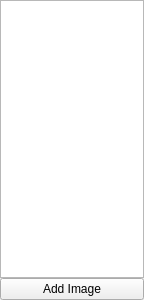
<?xml version="1.0" encoding="UTF-8"?>
<ui version="4.0">
 <class>ImageList</class>
 <widget class="QWidget" name="ImageList">
  <property name="geometry">
   <rect>
    <x>0</x>
    <y>0</y>
    <width>144</width>
    <height>300</height>
   </rect>
  </property>
  <property name="sizePolicy">
   <sizepolicy hsizetype="Preferred" vsizetype="Preferred">
    <horstretch>0</horstretch>
    <verstretch>0</verstretch>
   </sizepolicy>
  </property>
  <property name="acceptDrops">
   <bool>true</bool>
  </property>
  <property name="windowTitle">
   <string>Image List</string>
  </property>
  <layout class="QVBoxLayout" name="verticalLayout">
   <property name="spacing">
    <number>0</number>
   </property>
   <property name="leftMargin">
    <number>0</number>
   </property>
   <property name="topMargin">
    <number>0</number>
   </property>
   <property name="rightMargin">
    <number>0</number>
   </property>
   <property name="bottomMargin">
    <number>0</number>
   </property>
   <item>
    <widget class="QListWidget" name="listWidget">
     <property name="editTriggers">
      <set>QAbstractItemView::NoEditTriggers</set>
     </property>
     <property name="selectionBehavior">
      <enum>QAbstractItemView::SelectRows</enum>
     </property>
    </widget>
   </item>
   <item>
    <widget class="QPushButton" name="pushButton">
     <property name="focusPolicy">
      <enum>Qt::NoFocus</enum>
     </property>
     <property name="text">
      <string>Add Image</string>
     </property>
    </widget>
   </item>
  </layout>
 </widget>
 <resources/>
 <connections/>
</ui>
